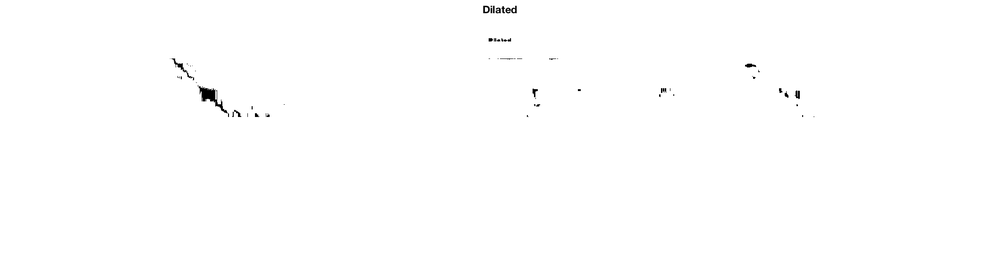
%> input picture FindLineSegmentsAndHighlightLongestSegmentExample/Result_Matlab_imdilate_2_imerode_imdilate.tif, 1000 x 267 px, shrunk from 2118 x 566 before the run
$ octave FindLineSegmentsAndHighlightLongestSegmentExample.m   (GNU Octave 9; MATLAB toolbox functions it lacks are replaced by stand-ins)
%> lines starting %> are read from the running program, lines starting %| are printed output that depends on the picture; in (x1, y1, x2, y2) boxes, pixels count from 0 and x2, y2 are one past the last pixel; in counts of white or black regions, pixels touching at a corner belong together; the program's own positions count from 1
%% Find Line Segments and Highlight longest segment
%
%%
% Read image into workspace.

% Copyright 2015 The MathWorks, Inc.

I  = imread('Result_Matlab_imdilate_2_imerode_imdilate.tif');
%> I is the input picture: size 267x1000x3 uint8; min 0, max 255, mean 254.3
%%
% Rotate the image.
rotI = imrotate(I,33,'crop');
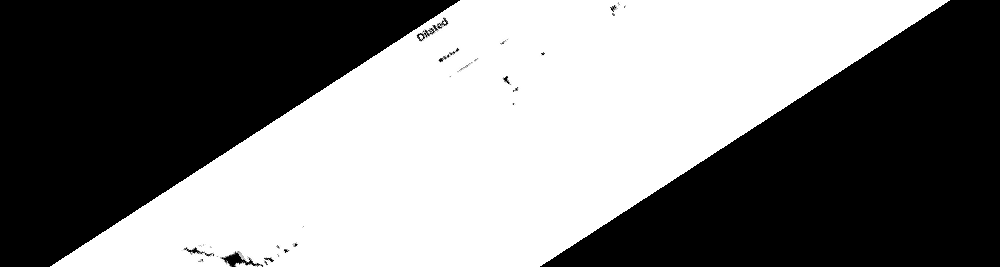
%> rotI: size 267x1000x3 uint8; min 0, max 255, mean 124.4
%%
% Create a binary image.
rotI=rgb2gray(rotI);
%> rotI: size 267x1000 uint8
BW = edge(rotI,'canny');
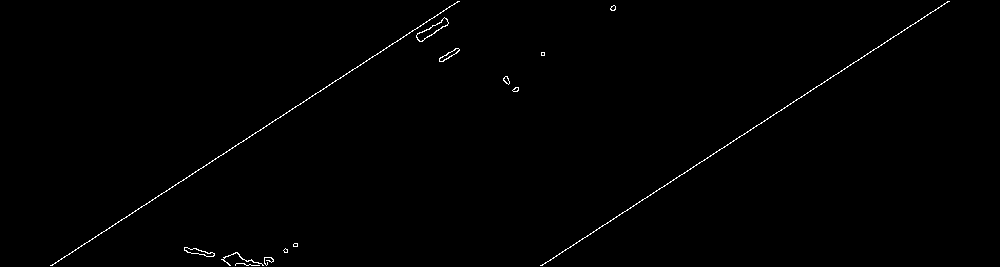
%> BW: size 267x1000 logical; 0.57% white in thin lines or dots, all inside (x1, y1, x2, y2) = (50, 1, 950, 266)

%%
% Create the Hough transform using the binary image.
[H,T,R] = hough(BW);
%> T = 180 values from -90 to 89; R = 2069 values from -1034 to 1034
imshow(H,[],'XData',T,'YData',R,...
            'InitialMagnification','fit');
xlabel('\theta'), ylabel('\rho');
axis on, axis normal, hold on;
%%
% Find peaks in the Hough transform of the image.
P  = houghpeaks(H,5,'threshold',ceil(0.3*max(H(:))));
%> P = [1285 148; 1552 148]
x = T(P(:,2)); y = R(P(:,1));
%> after `x = T(P(:,2))`: x = [57 57]
%> after `y = R(P(:,1))`: y = [250 517]
plot(x,y,'s','color','white');
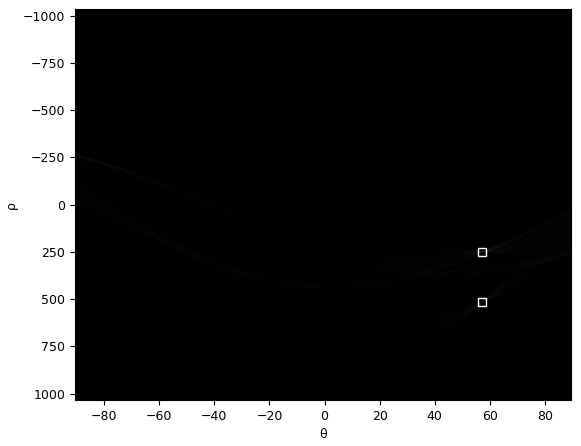
%> figure redrawn from the program's plot data
%%
% Find lines and plot them.
%> (the run ends here)
